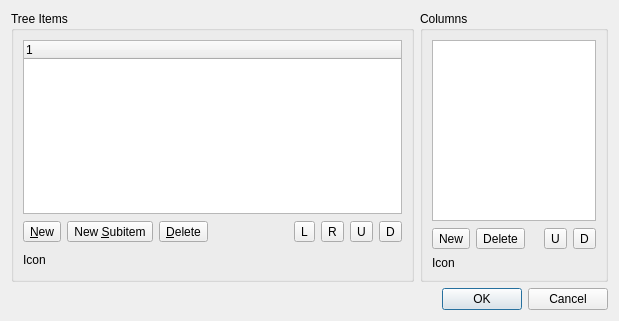
<ui version="4.0" >
 <comment>*********************************************************************
**
** Copyright (C) 1992-2008 Trolltech ASA. All rights reserved.
**
** This file is part of the Qt Designer of the Qt Toolkit.
**
** This file may be used under the terms of the GNU General Public
** License versions 2.0 or 3.0 as published by the Free Software
** Foundation and appearing in the files LICENSE.GPL2 and LICENSE.GPL3
** included in the packaging of this file.  Alternatively you may (at
** your option) use any later version of the GNU General Public
** License if such license has been publicly approved by Trolltech ASA
** (or its successors, if any) and the KDE Free Qt Foundation. In
** addition, as a special exception, Trolltech gives you certain
** additional rights. These rights are described in the Trolltech GPL
** Exception version 1.2, which can be found at
** http://www.trolltech.com/products/qt/gplexception/ and in the file
** GPL_EXCEPTION.txt in this package.
**
** Please review the following information to ensure GNU General
** Public Licensing requirements will be met:
** http://trolltech.com/products/qt/licenses/licensing/opensource/. If
** you are unsure which license is appropriate for your use, please
** review the following information:
** http://trolltech.com/products/qt/licenses/licensing/licensingoverview
** or contact the sales department at sales@trolltech.com.
**
** In addition, as a special exception, Trolltech, as the sole
** copyright holder for Qt Designer, grants users of the Qt/Eclipse
** Integration plug-in the right for the Qt/Eclipse Integration to
** link to functionality provided by Qt Designer and its related
** libraries.
**
** This file is provided "AS IS" with NO WARRANTY OF ANY KIND,
** INCLUDING THE WARRANTIES OF DESIGN, MERCHANTABILITY AND FITNESS FOR
** A PARTICULAR PURPOSE. Trolltech reserves all rights not expressly
** granted herein.
**
** This file is provided AS IS with NO WARRANTY OF ANY KIND, INCLUDING THE
** WARRANTY OF DESIGN, MERCHANTABILITY AND FITNESS FOR A PARTICULAR PURPOSE.
**
*********************************************************************</comment>
 <class>qdesigner_internal::TreeWidgetEditor</class>
 <widget class="QDialog" name="qdesigner_internal::TreeWidgetEditor" >
  <property name="geometry" >
   <rect>
    <x>0</x>
    <y>0</y>
    <width>619</width>
    <height>321</height>
   </rect>
  </property>
  <property name="windowTitle" >
   <string>Edit Tree Widget</string>
  </property>
  <layout class="QGridLayout" name="gridLayout_3" >
   <item row="0" column="0" >
    <widget class="QGroupBox" name="itemsBox" >
     <property name="title" >
      <string>Tree Items</string>
     </property>
     <layout class="QGridLayout" name="gridLayout" >
      <item row="0" column="0" >
       <widget class="QTreeWidget" name="treeWidget" >
        <property name="focusPolicy" >
         <enum>Qt::TabFocus</enum>
        </property>
        <property name="toolTip" >
         <string>Tree Items</string>
        </property>
        <column>
         <property name="text" >
          <string>1</string>
         </property>
        </column>
       </widget>
      </item>
      <item row="1" column="0" >
       <layout class="QHBoxLayout" name="horizontalLayout_4" >
        <item>
         <widget class="QToolButton" name="newItemButton" >
          <property name="toolTip" >
           <string>New Item</string>
          </property>
          <property name="text" >
           <string>&amp;New</string>
          </property>
         </widget>
        </item>
        <item>
         <widget class="QToolButton" name="newSubItemButton" >
          <property name="toolTip" >
           <string>New Subitem</string>
          </property>
          <property name="text" >
           <string>New &amp;Subitem</string>
          </property>
         </widget>
        </item>
        <item>
         <widget class="QToolButton" name="deleteItemButton" >
          <property name="toolTip" >
           <string>Delete Item</string>
          </property>
          <property name="text" >
           <string>&amp;Delete</string>
          </property>
         </widget>
        </item>
        <item>
         <spacer>
          <property name="orientation" >
           <enum>Qt::Horizontal</enum>
          </property>
          <property name="sizeHint" stdset="0" >
           <size>
            <width>28</width>
            <height>23</height>
           </size>
          </property>
         </spacer>
        </item>
        <item>
         <widget class="QToolButton" name="moveItemLeftButton" >
          <property name="toolTip" >
           <string>Move Item Left (before Parent Item)</string>
          </property>
          <property name="text" >
           <string>L</string>
          </property>
         </widget>
        </item>
        <item>
         <widget class="QToolButton" name="moveItemRightButton" >
          <property name="toolTip" >
           <string>Move Item Right (as a First Subitem of the Next Sibling Item)</string>
          </property>
          <property name="text" >
           <string>R</string>
          </property>
         </widget>
        </item>
        <item>
         <widget class="QToolButton" name="moveItemUpButton" >
          <property name="toolTip" >
           <string>Move Item Up</string>
          </property>
          <property name="text" >
           <string>U</string>
          </property>
         </widget>
        </item>
        <item>
         <widget class="QToolButton" name="moveItemDownButton" >
          <property name="toolTip" >
           <string>Move Item Down</string>
          </property>
          <property name="text" >
           <string>D</string>
          </property>
         </widget>
        </item>
       </layout>
      </item>
      <item row="2" column="0" >
       <layout class="QHBoxLayout" name="horizontalLayout_2" >
        <item>
         <widget class="QLabel" name="label_2" >
          <property name="text" >
           <string>Icon</string>
          </property>
         </widget>
        </item>
        <item>
         <widget class="qdesigner_internal::IconSelector" native="1" name="itemIconSelector" />
        </item>
        <item>
         <spacer name="horizontalSpacer" >
          <property name="orientation" >
           <enum>Qt::Horizontal</enum>
          </property>
          <property name="sizeHint" stdset="0" >
           <size>
            <width>288</width>
            <height>21</height>
           </size>
          </property>
         </spacer>
        </item>
       </layout>
      </item>
     </layout>
    </widget>
   </item>
   <item row="0" column="1" >
    <widget class="QGroupBox" name="columnsBox" >
     <property name="sizePolicy" >
      <sizepolicy vsizetype="Preferred" hsizetype="Fixed" >
       <horstretch>0</horstretch>
       <verstretch>0</verstretch>
      </sizepolicy>
     </property>
     <property name="title" >
      <string>Columns</string>
     </property>
     <layout class="QGridLayout" name="gridLayout_2" >
      <item row="0" column="0" >
       <widget class="QListWidget" name="listWidget" >
        <property name="sizePolicy" >
         <sizepolicy vsizetype="Expanding" hsizetype="Ignored" >
          <horstretch>0</horstretch>
          <verstretch>0</verstretch>
         </sizepolicy>
        </property>
        <property name="focusPolicy" >
         <enum>Qt::TabFocus</enum>
        </property>
        <property name="toolTip" >
         <string>Tree Columns</string>
        </property>
       </widget>
      </item>
      <item row="1" column="0" >
       <layout class="QHBoxLayout" name="horizontalLayout_3" >
        <item>
         <widget class="QToolButton" name="newColumnButton" >
          <property name="toolTip" >
           <string>New Column</string>
          </property>
          <property name="text" >
           <string>New</string>
          </property>
         </widget>
        </item>
        <item>
         <widget class="QToolButton" name="deleteColumnButton" >
          <property name="toolTip" >
           <string>Delete Column</string>
          </property>
          <property name="text" >
           <string>Delete</string>
          </property>
         </widget>
        </item>
        <item>
         <spacer>
          <property name="orientation" >
           <enum>Qt::Horizontal</enum>
          </property>
          <property name="sizeHint" stdset="0" >
           <size>
            <width>13</width>
            <height>23</height>
           </size>
          </property>
         </spacer>
        </item>
        <item>
         <widget class="QToolButton" name="moveColumnUpButton" >
          <property name="toolTip" >
           <string>Move Column Up</string>
          </property>
          <property name="text" >
           <string>U</string>
          </property>
         </widget>
        </item>
        <item>
         <widget class="QToolButton" name="moveColumnDownButton" >
          <property name="toolTip" >
           <string>Move Column Down</string>
          </property>
          <property name="text" >
           <string>D</string>
          </property>
         </widget>
        </item>
       </layout>
      </item>
      <item row="2" column="0" >
       <layout class="QHBoxLayout" name="horizontalLayout" >
        <item>
         <widget class="QLabel" name="label" >
          <property name="text" >
           <string>Icon</string>
          </property>
         </widget>
        </item>
        <item>
         <widget class="qdesigner_internal::IconSelector" native="1" name="columnIconSelector" />
        </item>
        <item>
         <spacer>
          <property name="orientation" >
           <enum>Qt::Horizontal</enum>
          </property>
          <property name="sizeHint" stdset="0" >
           <size>
            <width>0</width>
            <height>10</height>
           </size>
          </property>
         </spacer>
        </item>
       </layout>
      </item>
     </layout>
    </widget>
   </item>
   <item row="1" column="0" colspan="2" >
    <widget class="QDialogButtonBox" name="buttonBox" >
     <property name="orientation" >
      <enum>Qt::Horizontal</enum>
     </property>
     <property name="standardButtons" >
      <set>QDialogButtonBox::Cancel|QDialogButtonBox::Ok</set>
     </property>
    </widget>
   </item>
  </layout>
 </widget>
 <customwidgets>
  <customwidget>
   <class>qdesigner_internal::IconSelector</class>
   <extends>QWidget</extends>
   <header>iconselector_p.h</header>
   <container>1</container>
  </customwidget>
 </customwidgets>
 <tabstops>
  <tabstop>treeWidget</tabstop>
  <tabstop>newItemButton</tabstop>
  <tabstop>newSubItemButton</tabstop>
  <tabstop>deleteItemButton</tabstop>
  <tabstop>moveItemLeftButton</tabstop>
  <tabstop>moveItemRightButton</tabstop>
  <tabstop>moveItemUpButton</tabstop>
  <tabstop>moveItemDownButton</tabstop>
  <tabstop>listWidget</tabstop>
  <tabstop>newColumnButton</tabstop>
  <tabstop>deleteColumnButton</tabstop>
  <tabstop>moveColumnUpButton</tabstop>
  <tabstop>moveColumnDownButton</tabstop>
 </tabstops>
 <resources/>
 <connections>
  <connection>
   <sender>buttonBox</sender>
   <signal>accepted()</signal>
   <receiver>qdesigner_internal::TreeWidgetEditor</receiver>
   <slot>accept()</slot>
   <hints>
    <hint type="sourcelabel" >
     <x>450</x>
     <y>259</y>
    </hint>
    <hint type="destinationlabel" >
     <x>292</x>
     <y>272</y>
    </hint>
   </hints>
  </connection>
  <connection>
   <sender>buttonBox</sender>
   <signal>rejected()</signal>
   <receiver>qdesigner_internal::TreeWidgetEditor</receiver>
   <slot>reject()</slot>
   <hints>
    <hint type="sourcelabel" >
     <x>539</x>
     <y>266</y>
    </hint>
    <hint type="destinationlabel" >
     <x>556</x>
     <y>275</y>
    </hint>
   </hints>
  </connection>
 </connections>
</ui>
